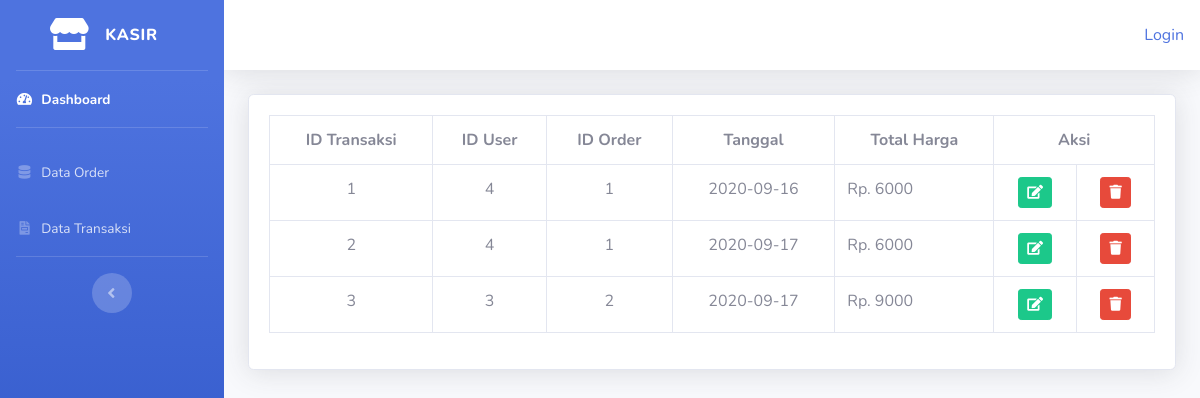
Page /index.php/kasir/data_transaksi on the committed database.
### tables this page shows
CREATE TABLE `transaksi` (
  `id_transaksi` int(5) NOT NULL,
  `id_user` int(5) DEFAULT NULL,
  `id_order` int(5) DEFAULT NULL,
  `tanggal` date DEFAULT NULL,
  `total_harga` int(11) DEFAULT NULL
);

### application/controllers/kasir/data_transaksi.php (called while the page is built, shortened)
<?php
class Data_transaksi extends CI_Controller{
    public function index()
    {
        $data['transaksi'] = $this->model_transaksi->tampil_transaksi()->result();
        $this->load->view('templates_kasir/header');
        $this->load->view('templates_kasir/sidebar');
        $this->load->view('kasir/data_transaksi', $data);
        $this->load->view('templates_kasir/footer');
    }
}

### index.php (called while the page is built, shortened)
<?php
require_once BASEPATH.'core/CodeIgniter.php';

### application/models/model_transaksi.php (called while the page is built, shortened)
<?php
class Model_transaksi extends CI_Model{
    public function tampil_transaksi(){
        return $this->db->get('transaksi');
    }
}

### application/views/kasir/data_transaksi.php (the view)
<div class="container-fluid">
  <div class="card shadow mb-4">
    <div class="card-body">
      <table class="table table-bordered">
          <tr class="text-center">
              <th>ID Transaksi</th>
              <th>ID User</th>
              <th>ID Order</th>
              <th>Tanggal</th>
              <th>Total Harga</th>
              <th colspan="2">Aksi</th>
          </tr>
          <?php
              foreach($transaksi as $trans) : ?>
              <tr>
                  <td class="text-center"><?php echo $trans->id_transaksi ?></td>
                  <td class="text-center"><?php echo $trans->id_user ?></td>
                  <td class="text-center"><?php echo $trans->id_order ?></td>
                  <td class="text-center"><?php echo $trans->tanggal ?></td>
                  <td>Rp. <?php echo $trans->total_harga ?></td>
                  <td class="text-center">
                  <?php echo anchor('kasir/data_transaksi/edit/'.$trans->id_transaksi, '<div class="btn btn-success btn-sm"><i class="fas fa-edit"></i></div>')?>
                  </td>
                  <td class="text-center">
                  <?php echo anchor('kasir/data_transaksi/hapus/'.$trans->id_transaksi, '<div class="btn btn-danger btn-sm"><i class="fas fa-trash"></i></div>')?>
                  </td>
              </tr>
          <?php endforeach;?>
      </table>
    </div>
  </div>
</div>

### rows in the picture
transaksi: id_transaksi "1", id_user "4", id_order "1", tanggal "2020-09-16", total_harga "6000"
transaksi: id_transaksi "2", id_user "4", id_order "1", tanggal "2020-09-17", total_harga "6000"
transaksi: id_transaksi "3", id_user "3", id_order "2", tanggal "2020-09-17", total_harga "9000"

### other values in the picture
anchor('auth/login','Login') "Login"
